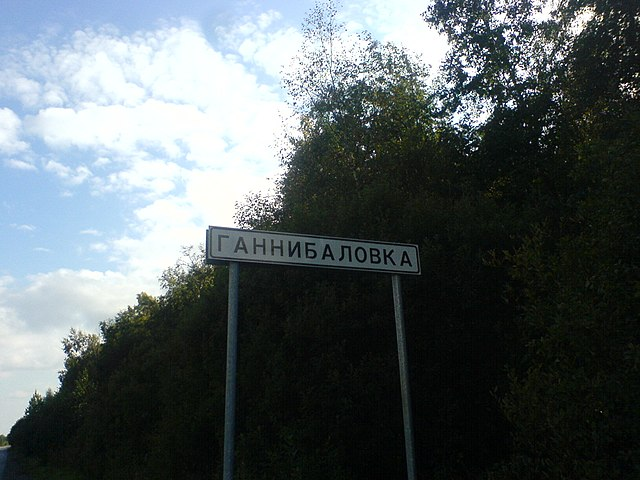
#> input picture individual/willage.jpg, 640 x 480 px
$ jupyter execute --allow-errors ind.ipynb
#> lines starting #> are read from the running program, lines starting #| are printed output that depends on the picture; after the words box and inside, x2 and y2 are one past the last pixel; in counts of white or black regions, pixels touching at a corner belong together
[cell 1]
import cv2
import numpy as np
import matplotlib.pyplot as plt

# Выделение фрагмента фотографии

[cell 2]
img = cv2.imread('willage.jpg')
#> img is the input picture: shape (480, 640, 3); mean B, G, R 98.5, 96.6, 88.1
img = cv2.cvtColor(img, cv2.COLOR_BGR2RGB)

image = cv2.rectangle(img, (210, 230), (415, 270), (0, 0, 255), 2)
plt.axis('off')
plt.title('Табличка')
plt.imshow(image);

# Взятие контура
Сначала возьмём сам фрагмент

[cell 3]
crop = img[230:270, 210:415]
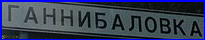
#> crop: shape (40, 205, 3); mean R, G, B 54.1, 63.4, 88.1
piece = cv2.resize(
    crop,
    (200, 100),
    interpolation=cv2.INTER_LINEAR
)
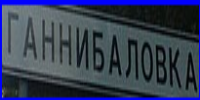
#> piece: shape (100, 200, 3); mean R, G, B 54, 63.3, 88

plt.axis('off')

plt.imshow(piece);

Теперь возьмём контур

[cell 4]
img = cv2.cvtColor(piece, cv2.COLOR_RGB2GRAY)
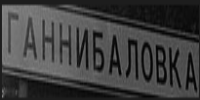
#> img: shape (100, 200); min 2, max 134, mean 63.4

ret, thresh = cv2.threshold(img, 75, 255, 0)
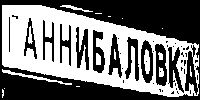
#> thresh: shape (100, 200); 46.5% white; 17 white regions (9 under 20 px), largest, box (x1, y1, x2, y2) and area: (2, 5, 199, 97) 8692, (2, 69, 72, 85) 178, (144, 49, 150, 74) 115
#> (the rest of this cell did not finish here and is left out)
